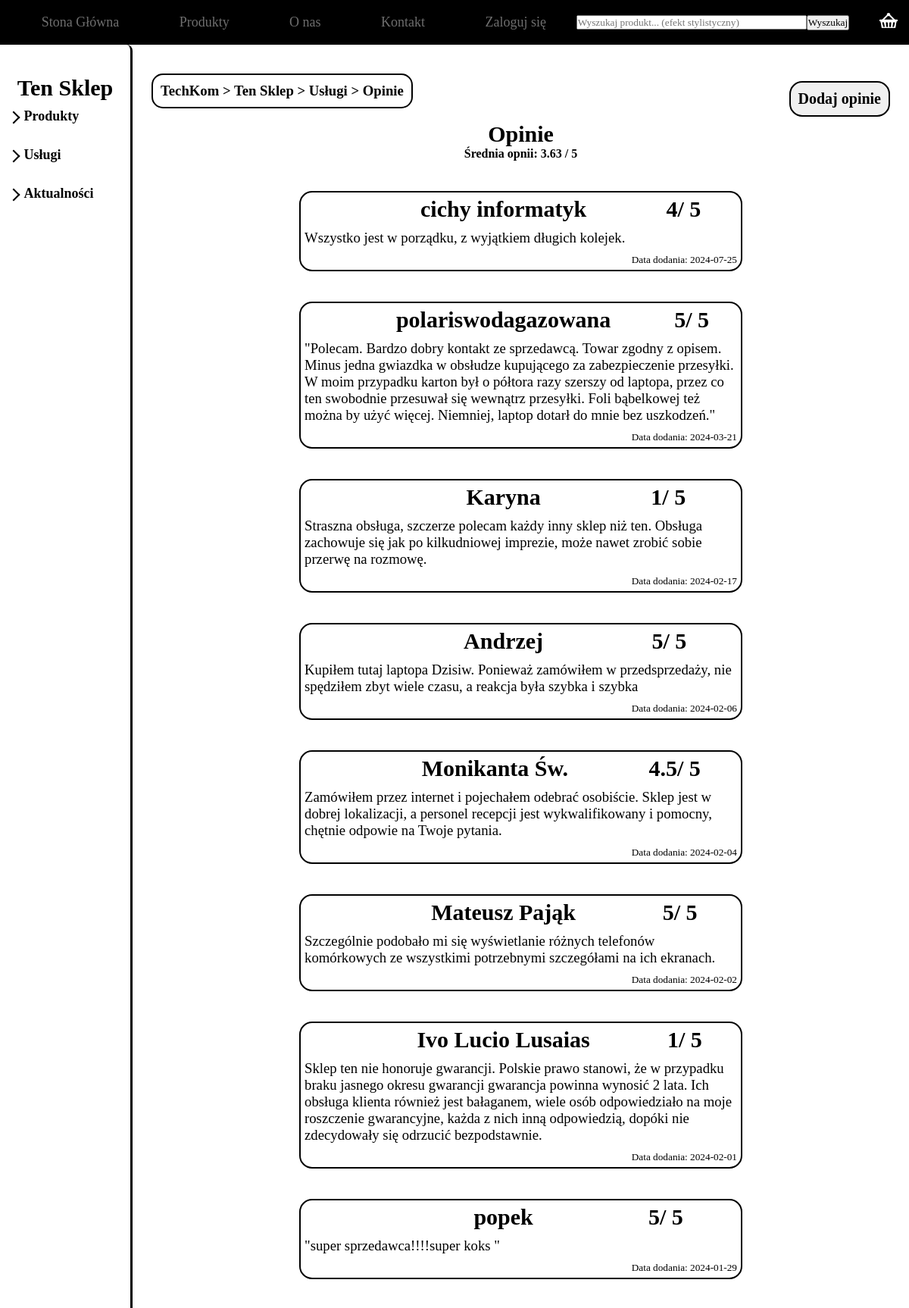
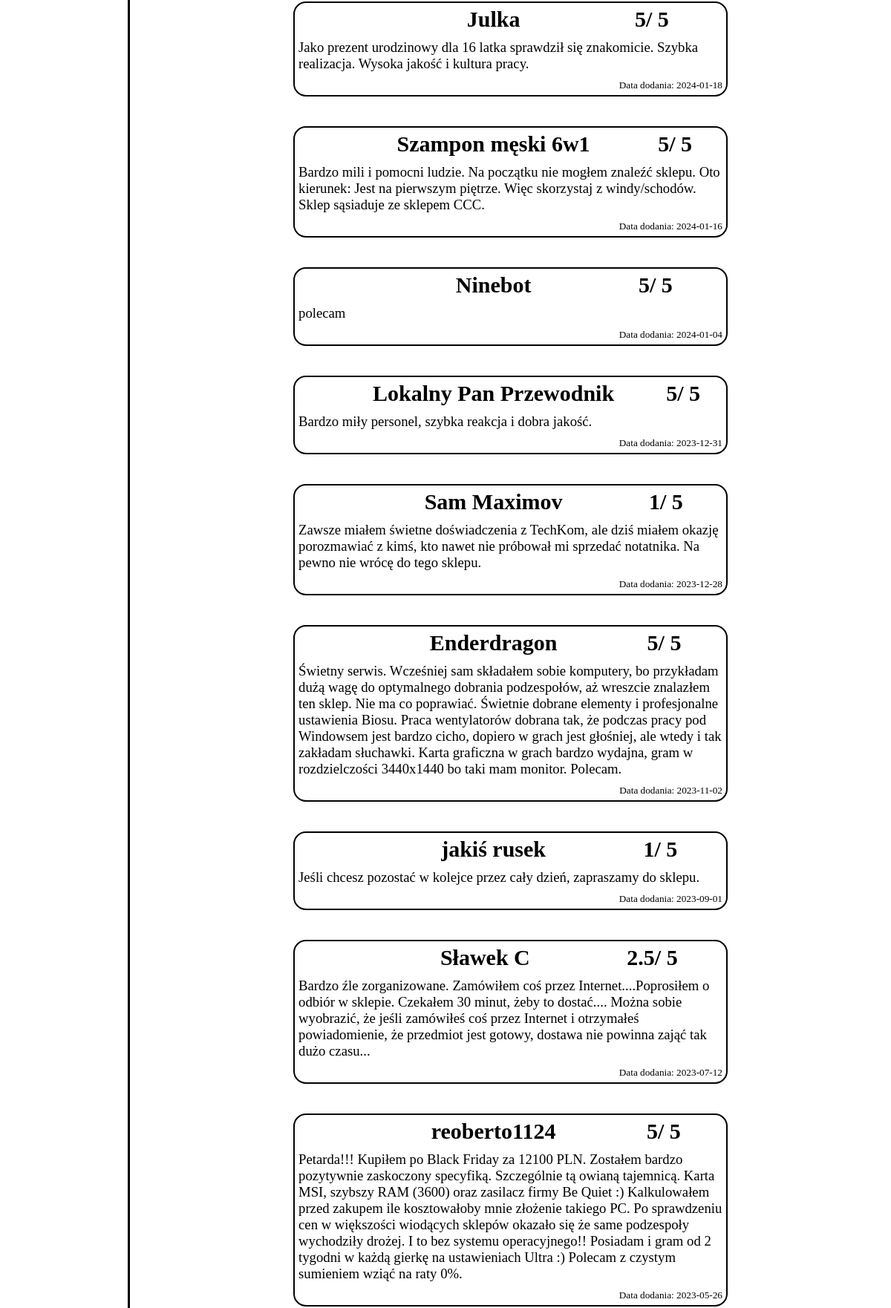
The page /opinion.php (upper part) on the database its author committed (2 pictures, top to bottom).
### tables this page shows
CREATE TABLE `rewiews` (
  `id` int(11) NOT NULL,
  `username` varchar(50) NOT NULL,
  `date` date NOT NULL,
  `review` text NOT NULL,
  `rating` float DEFAULT NULL
);

### opinion.php (the view, shortened to what this page needs)
<?php
    require_once "function.php";
?>
<!DOCTYPE html>
<html lang="pl">
<head>
    <link rel="stylesheet" href="style/style.css">
    <link rel="stylesheet" href="style/opinion.css">
</head>
<body>
<header>
        <ul>
            <li>
                <a href="index.php">Stona Główna</a>
            </li>
            <li>
                <a href="products.php">Produkty</a>
            </li>
            <li>
                <a href="about.php">O nas</a>
            </li>
            <li>
                <a href="contact.php">Kontakt</a>
            </li>
            <li>
                <?php
                if(isset($_SESSION["user"])&&$_SESSION["user"]!=""){
                    echo '<a href="operation.php?operation=logout"> Wyloguj się</a>';
                }
                else{
                    echo '<a href="login.php">Zaloguj się</a>';
                }
                ?>
            </li>
            <li>
                <form method="POST" action="index.php">
                    <input type="text" name="search" class="searcher" placeholder="Wyszukaj produkt... (efekt stylistyczny)">
                    <input type="submit" value="Wyszukaj">
                </form>
            </li>
            <li>
                <a href="cart.php">
                    <img src="img/basket.png">
                </a>
            </li>
        </ul>
    </header>
    <main>
    <div class="left">
            <h2 class="shop disable-selection">Ten Sklep</h2>
            <ul class="lista" >
                <li class="disable-selection liststylenone" onclick="list('products')"> Produkty</li>
                <ul class="lista">
                </ul>
            </ul>
            <ul class="lista">
                <li class="disable-selection liststylenone" onclick="list('usluga')"> Usługi</li>
                <ul class="lista">
                </ul>
            </ul>
            <ul class="lista">
                <li class="disable-selection liststylenone" onclick="list('actual')"> Aktualności</li>
                <ul class="lista">
                </ul>
            </ul>
        </div>
        <div class="right">
            <div class="right-top">
                <h3 class="disable-selection">
                    TechKom > Ten Sklep > Usługi > Opinie
                </h3>
                <?php
                if(empty($_GET["opinion"])){
                    echo '<a href="opinion.php?opinion=add">Dodaj opinie</a>';
                }
                ?>
            </div>
            <div class="right-bottom
            <?php
                if(isset($_GET["opinion"])){
                    echo 'disable';
                }
            ?>
            ">
                <h2>
                    Opinie
                </h2>
                <h4>Średnia opnii:
                    <?php
                    $sql="SELECT ROUND(Avg(rating), 2) as avg from rewiews";
                    $result=$conn->query($sql);
                    $row=$result->fetch_assoc();
                    echo $row["avg"];
                    ?>
                / 5</h4>
                <?php
                    $sql = " SELECT * FROM rewiews ORDER BY date DESC";
                    if($result = $conn->query($sql)){
                        while($row=$result->fetch_assoc())
                        {
                            echo '<div class="opinion"> <div class="topop"><h2></h2><h2>'. $row['username']. '</h2><h2>';
                            echo $row["rating"]. '/ 5</h2></div> <h3>';
                            echo  $row['review']. '</h3> <h5> Data dodania: '. $row['date']. ' </h5> </div>';
                        }
                    }
                    else{
                        echo "Nie znaleziono żadnych opinii";
                    }
                ?>
            </div>
        </div>
    </main>
</body>
</html>

### style/style.css (style rules this page uses)
* { margin: 0; padding: 0; font-family: Cambria, Cochin, Georgia, Times, 'Times New Roman', serif; }
body { background: #ffffff; width: 100%; }
.disable-selection { -webkit-touch-callout: none; -webkit-user-select: none; -khtml-user-select: none; -moz-user-select: none; -ms-user-select: none; user-select: none; }
header { width: 100%; border-bottom-left-radius: 15px; border-bottom-right-radius: 15px; }
ul { display: flex; justify-content: space-between; list-style: none; }
header a { text-decoration: none; color: rgba(255, 255, 255, 0.4); font-size: large; }
.searcher { width: 300px; height: 15px; }
header form { display: flex; align-items: center; }
header ul li { padding: 0; display: flex; align-items: center; }
header ul { padding: 15px; background: #000000; }
header ul li img { width: 24px; }
main { display: flex; justify-content: space-between; min-height: 646px; }
.left { width: 15%; border-radius: 8px ; border-right: black 3px solid; align-items: center; display: flex; flex-direction: column; padding-top: 40px; padding-bottom: 40px; }
.lista { display: flex; flex-direction: column; min-width: 109px; padding-top: 10px; }
.liststylenone { cursor: pointer; font-size: large; font-weight: bolder; }
.left h2 { min-width: 120px; font-size: 30px; }
ul li { position: relative; padding-bottom: 10px; }
ul { list-style: none; }
ul li a { text-decoration: none; color: rgb(110, 110, 110); }
.left ul li:before { content: ''; position: absolute; border-right:2px solid black; border-bottom:2px solid black; width:10px; height:10px; top: calc(50% - 4px); left: -20px; transform: translateY(-50%) rotate(-45deg); }
.right { width: 85%; display: flex; flex-direction: column; align-items: center; padding-top: 36px; padding-bottom: 36px; padding-left: 25px; padding-right: 25px; }
.right-top { height: 50px; width: 100%; display: flex; align-items: center; justify-content: space-between; }
.right-top h3 { padding: 10px; border: black 2px solid; border-radius: 15px; color: black; }
.right-bottom h2 { font-size: 30px; text-align: center; padding-top: 15px; }
.right-bottom { width: 100%; display: flex; justify-content: space-between; flex-direction: column; }

### style/opinion.css (style rules this page uses)
.right-bottom { width: 60%; }
.opinion { color: #000000; margin-top: 40px; border-radius: 17px; border: black solid 2px; }
.opinion h2, .opinion h3, .opinion h5 { padding: 5px; }
.opinion h3 { font-weight: normal; }
.opinion h5 { text-align: end; font-weight: lighter; }
.right-top a { padding: 10px; font-size: 20px; margin-top: 20px; font-weight: bold; border-radius: 17px; border: 2px black solid; text-decoration: none; color: black; background: #F0F0F0; }
.topop { display: flex; justify-content: space-around; }
h4 { text-align: center; }

### rows shown on the page
rewiews: username "cichy informatyk", rating "4", review "Wszystko jest w porządku, z wyjątkiem długich kolejek.", date "2024-07-25"
rewiews: username "polariswodagazowana", rating "5", review "\"Polecam. Bardzo dobry kontakt ze sprzedawcą. Towar zgodny z opisem. Minus jedna gwiazdka w obsłudze kupującego za zabezpieczenie przesyłki. W moim przypadku karton był o półtora razy szerszy od laptopa, przez co ten swobodnie przesuwał się wewnątrz przesyłki. Foli bąbelkowej też można by użyć więcej. Niemniej, laptop dotarł do mnie bez uszkodzeń.\"", date "2024-03-21"
rewiews: username "Karyna", rating "1", review "Straszna obsługa, szczerze polecam każdy inny sklep niż ten. Obsługa zachowuje się jak po kilkudniowej imprezie, może nawet zrobić sobie przerwę na rozmowę.", date "2024-02-17"
rewiews: username "Andrzej", rating "5", review "Kupiłem tutaj laptopa Dzisiw. Ponieważ zamówiłem w przedsprzedaży, nie spędziłem zbyt wiele czasu, a reakcja była szybka i szybka", date "2024-02-06"
rewiews: username "Monikanta Św.", rating "4.5", review "Zamówiłem przez internet i pojechałem odebrać osobiście. Sklep jest w dobrej lokalizacji, a personel recepcji jest wykwalifikowany i pomocny, chętnie odpowie na Twoje pytania.", date "2024-02-04"
rewiews: username "Mateusz Pająk", rating "5", review "Szczególnie podobało mi się wyświetlanie różnych telefonów komórkowych ze wszystkimi potrzebnymi szczegółami na ich ekranach.", date "2024-02-02"
rewiews: username "Ivo Lucio Lusaias", rating "1", review "Sklep ten nie honoruje gwarancji. Polskie prawo stanowi, że w przypadku braku jasnego okresu gwarancji gwarancja powinna wynosić 2 lata. Ich obsługa klienta również jest bałaganem, wiele osób odpowiedziało na moje roszczenie gwarancyjne, każda z nich inną odpowiedzią, dopóki nie zdecydowały się odrzucić bezpodstawnie.", date "2024-02-01"
rewiews: username "popek", rating "5", review "\"super sprzedawca!!!!super koks \"", date "2024-01-29"
rewiews: username "Julka", rating "5", review "Jako prezent urodzinowy dla 16 latka sprawdził się znakomicie. Szybka realizacja. Wysoka jakość i kultura pracy.", date "2024-01-18"
rewiews: username "Szampon męski 6w1", rating "5", review "Bardzo mili i pomocni ludzie. Na początku nie mogłem znaleźć sklepu. Oto kierunek: Jest na pierwszym piętrze. Więc skorzystaj z windy/schodów. Sklep sąsiaduje ze sklepem CCC.", date "2024-01-16"
rewiews: username "Ninebot", rating "5", review "polecam", date "2024-01-04"
rewiews: username "Lokalny Pan Przewodnik", rating "5", review "Bardzo miły personel, szybka reakcja i dobra jakość.", date "2023-12-31"
rewiews: username "Sam Maximov", rating "1", review "Zawsze miałem świetne doświadczenia z TechKom, ale dziś miałem okazję porozmawiać z kimś, kto nawet nie próbował mi sprzedać notatnika. Na pewno nie wrócę do tego sklepu.", date "2023-12-28"
rewiews: username "Enderdragon", rating "5", review "Świetny serwis. Wcześniej sam składałem sobie komputery, bo przykładam dużą wagę do optymalnego dobrania podzespołów, aż wreszcie znalazłem ten sklep. Nie ma co poprawiać. Świetnie dobrane elementy i profesjonalne ustawienia Biosu. Praca wentylatorów dobrana tak, że podczas pracy pod Windowsem jest bardzo cicho, dopiero w grach jest głośniej, ale wtedy i tak zakładam słuchawki. Karta graficzna w grach bardzo wydajna, gram w rozdzielczości 3440x1440 bo taki mam monitor. Polecam.", date "2023-11-02"
rewiews: username "jakiś rusek", rating "1", review "Jeśli chcesz pozostać w kolejce przez cały dzień, zapraszamy do sklepu.", date "2023-09-01"
rewiews: username "Sławek C", rating "2.5", review "Bardzo źle zorganizowane. Zamówiłem coś przez Internet....Poprosiłem o odbiór w sklepie. Czekałem 30 minut, żeby to dostać.... Można sobie wyobrazić, że jeśli zamówiłeś coś przez Internet i otrzymałeś powiadomienie, że przedmiot jest gotowy, dostawa nie powinna zająć tak dużo czasu...", date "2023-07-12"
rewiews: username "reoberto1124", rating "5", review "Petarda!!! Kupiłem po Black Friday za 12100 PLN. Zostałem bardzo pozytywnie zaskoczony specyfiką. Szczególnie tą owianą tajemnicą. Karta MSI, szybszy RAM (3600) oraz zasilacz firmy Be Quiet :) Kalkulowałem przed zakupem ile kosztowałoby mnie złożenie takiego PC. Po sprawdzeniu cen w większości wiodących sklepów okazało się że same podzespoły wychodziły drożej. I to bez systemu operacyjnego!! Posiadam i gram od 2 tygodni w każdą gierkę na ustawieniach Ultra :) Polecam z czystym sumieniem wziąć na raty 0%.", date "2023-05-26"

### other values the page prints
$row["avg"] "3.63"
